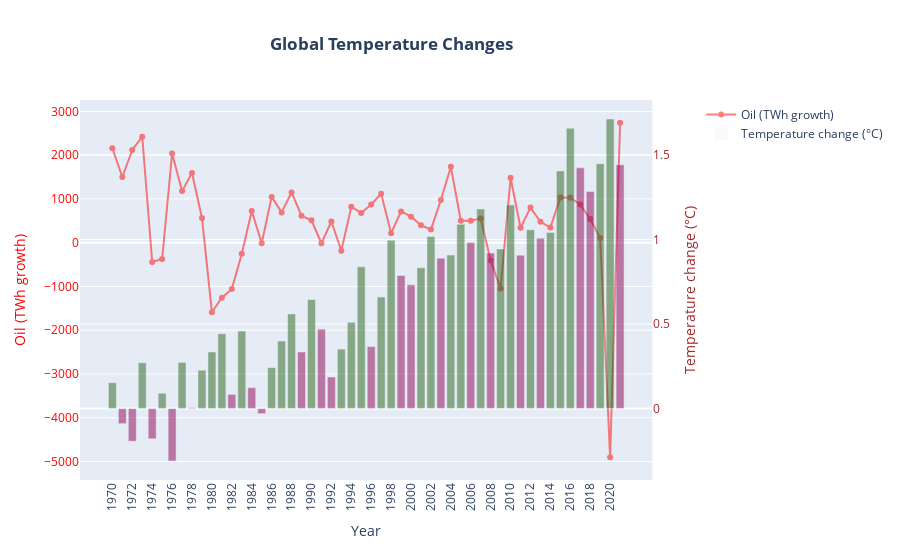

The notebook cell this image was saved under:
### Code cell
from plotly.subplots import make_subplots

# Assuming the data is in a Pandas DataFrame called 'temp_df'
#fig = go.Figure()
fig = make_subplots(specs=[[{"secondary_y": True}]])

# Create the left y-axis
lx = list(temp_df.index)
fig.add_trace(go.Scatter(x=lx, y=temp_df['Oil (TWh growth)'], mode='lines+markers',
    line=dict(color='red', width=2,), name='Oil (TWh growth)',opacity=0.5),
    secondary_y=False,)

# Create the right y-axis
fig.add_trace(go.Bar(x=lx, y=temp_df['change'], name='Temperature change (°C)', opacity=0.5,
                     marker=dict(color=temp_df['sign'])), secondary_y=True)


fig.update_yaxes(title_text="Oil (TWh growth)", color='red',  secondary_y=False)
fig.update_yaxes(title_text="Temperature change (°C)", color='brown', secondary_y=True)

# Set the title and x-axis label
fig.update_layout(
    title='<b>Global Temperature Changes</b>',
    title_x=0.3,
    xaxis_title='Year',
    xaxis_tickangle=-90
)

# Display the plot
fig.show()

### Figure 1 — Plotly figure (JSON) as saved in the notebook; plotly's stock layout.template omitted (floating-point values rounded to 4 significant figures)
{"data": [{"line": {"color": "red", "width": 2}, "mode": "lines+markers", "name": "Oil (TWh growth)", "opacity": 0.5, "type": "scatter", "visible": true, "x": ["1970", "1971", "1972", "1973", "1974", "1975", "1976", "1977", "1978", "1979", "1980", "1981", "1982", "1983", "1984", "1985", "1986", "1987", "1988", "1989", "1990", "1991", "1992", "1993", "1994", "1995", "1996", "1997", "1998", "1999", "2000", "2001", "2002", "2003", "2004", "2005", "2006", "2007", "2008", "2009", "2010", "2011", "2012", "2013", "2014", "2015", "2016", "2017", "2018", "2019", "2020", "2021"], "xaxis": "x", "y": [2157.0, 1501.0, 2119.0, 2421.0, -439.8, -373.9, 2035.0, 1178.0, 1590.0, 564.2, -1589.0, -1257.0, -1060.0, -251.5, 723.5, -13.03, 1046.0, 691.5, 1147.0, 612.6, 512.5, -13.53, 484.1, -185.8, 820.7, 678.7, 873.9, 1119.0, 216.7, 713.0, 594.8, 399.2, 298.8, 976.2, 1736.0, 499.9, 500.2, 555.0, -405.2, -1049.0, 1482.0, 341.2, 801.1, 476.6, 344.4, 1029.0, 1029.0, 873.9, 538.7, 107.7, -4903.0, 2740.0], "yaxis": "y"}, {"marker": {"color": [1, -1, -1, 1, -1, 1, -1, 1, -1, 1, 1, 1, -1, 1, -1, -1, 1, 1, 1, -1, 1, -1, -1, 1, 1, 1, -1, 1, 1, -1, -1, 1, 1, -1, 1, 1, -1, 1, -1, 1, 1, -1, 1, -1, 1, 1, 1, -1, -1, 1, 1, -1]}, "name": "Temperature change (°C)", "opacity": 0.5, "type": "bar", "visible": true, "x": ["1970", "1971", "1972", "1973", "1974", "1975", "1976", "1977", "1978", "1979", "1980", "1981", "1982", "1983", "1984", "1985", "1986", "1987", "1988", "1989", "1990", "1991", "1992", "1993", "1994", "1995", "1996", "1997", "1998", "1999", "2000", "2001", "2002", "2003", "2004", "2005", "2006", "2007", "2008", "2009", "2010", "2011", "2012", "2013", "2014", "2015", "2016", "2017", "2018", "2019", "2020", "2021"], "xaxis": "x", "y": [0.153, -0.089, -0.193, 0.271, -0.179, 0.091, -0.31, 0.273, 0.006, 0.227, 0.335, 0.443, 0.084, 0.459, 0.124, -0.03, 0.242, 0.4, 0.56, 0.335, 0.645, 0.47, 0.187, 0.352, 0.51, 0.839, 0.367, 0.66, 0.996, 0.787, 0.732, 0.833, 1.018, 0.89, 0.908, 1.09, 0.982, 1.181, 0.92, 0.944, 1.205, 0.907, 1.058, 1.007, 1.042, 1.406, 1.658, 1.424, 1.284, 1.449, 1.713, 1.442], "yaxis": "y2"}], "layout": {"autosize": true, "title": {"text": "<b>Global Temperature Changes</b>", "x": 0.3}, "xaxis": {"anchor": "y", "autorange": true, "domain": [0, 0.94], "range": [-3.105, 54.11], "tickangle": -90, "title": {"text": "Year"}, "type": "category"}, "yaxis": {"anchor": "x", "autorange": true, "color": "red", "domain": [0, 1], "range": [-5534.0, 3371.0], "title": {"text": "Oil (TWh growth)"}, "type": "linear"}, "yaxis2": {"anchor": "x", "autorange": true, "color": "brown", "overlaying": "y", "range": [-0.4224, 1.825], "side": "right", "title": {"text": "Temperature change (°C)"}, "type": "linear"}}}
